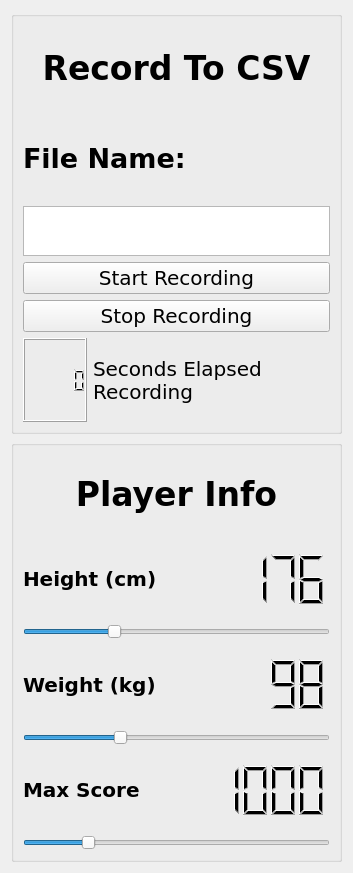
<?xml version="1.0" encoding="UTF-8"?>
<ui version="4.0">
 <class>recordControl</class>
 <widget class="QWidget" name="recordControl">
  <property name="geometry">
   <rect>
    <x>0</x>
    <y>0</y>
    <width>353</width>
    <height>873</height>
   </rect>
  </property>
  <property name="sizePolicy">
   <sizepolicy hsizetype="Preferred" vsizetype="Preferred">
    <horstretch>5</horstretch>
    <verstretch>0</verstretch>
   </sizepolicy>
  </property>
  <property name="windowTitle">
   <string>Form</string>
  </property>
  <layout class="QHBoxLayout" name="horizontalLayout_8">
   <item>
    <widget class="QFrame" name="frame">
     <property name="frameShape">
      <enum>QFrame::NoFrame</enum>
     </property>
     <property name="frameShadow">
      <enum>QFrame::Raised</enum>
     </property>
     <layout class="QVBoxLayout" name="verticalLayout" stretch="0,0">
      <property name="leftMargin">
       <number>0</number>
      </property>
      <property name="topMargin">
       <number>0</number>
      </property>
      <property name="rightMargin">
       <number>0</number>
      </property>
      <property name="bottomMargin">
       <number>0</number>
      </property>
      <item>
       <widget class="QGroupBox" name="groupBox_2">
        <layout class="QGridLayout" name="gridLayout">
         <item row="6" column="0">
          <widget class="QLCDNumber" name="TotalSeconds">
           <property name="sizePolicy">
            <sizepolicy hsizetype="Maximum" vsizetype="Minimum">
             <horstretch>0</horstretch>
             <verstretch>0</verstretch>
            </sizepolicy>
           </property>
          </widget>
         </item>
         <item row="2" column="0" colspan="2">
          <widget class="QTextEdit" name="CSV_output">
           <property name="sizePolicy">
            <sizepolicy hsizetype="Minimum" vsizetype="Minimum">
             <horstretch>0</horstretch>
             <verstretch>0</verstretch>
            </sizepolicy>
           </property>
           <property name="maximumSize">
            <size>
             <width>16777215</width>
             <height>50</height>
            </size>
           </property>
           <property name="font">
            <font>
             <family>Bitstream Vera Sans</family>
             <pointsize>15</pointsize>
             <weight>75</weight>
             <bold>true</bold>
            </font>
           </property>
          </widget>
         </item>
         <item row="6" column="1">
          <widget class="QLabel" name="label_9">
           <property name="sizePolicy">
            <sizepolicy hsizetype="Minimum" vsizetype="Minimum">
             <horstretch>0</horstretch>
             <verstretch>0</verstretch>
            </sizepolicy>
           </property>
           <property name="font">
            <font>
             <family>Bitstream Vera Sans</family>
             <pointsize>15</pointsize>
            </font>
           </property>
           <property name="text">
            <string>Seconds Elapsed Recording </string>
           </property>
           <property name="wordWrap">
            <bool>true</bool>
           </property>
          </widget>
         </item>
         <item row="4" column="0" colspan="2">
          <widget class="QPushButton" name="stopRecord">
           <property name="font">
            <font>
             <family>Bitstream Vera Sans</family>
             <pointsize>15</pointsize>
            </font>
           </property>
           <property name="text">
            <string>Stop Recording</string>
           </property>
          </widget>
         </item>
         <item row="3" column="0" colspan="2">
          <widget class="QPushButton" name="startRecord">
           <property name="font">
            <font>
             <family>Bitstream Vera Sans</family>
             <pointsize>15</pointsize>
            </font>
           </property>
           <property name="text">
            <string>Start Recording</string>
           </property>
          </widget>
         </item>
         <item row="1" column="0" colspan="2">
          <widget class="QLabel" name="CSVname">
           <property name="font">
            <font>
             <family>Bitstream Vera Sans</family>
             <pointsize>20</pointsize>
             <weight>75</weight>
             <bold>true</bold>
            </font>
           </property>
           <property name="text">
            <string>File Name: </string>
           </property>
          </widget>
         </item>
         <item row="0" column="0" colspan="2">
          <widget class="QLabel" name="Record_Label">
           <property name="font">
            <font>
             <family>Bitstream Vera Sans</family>
             <pointsize>25</pointsize>
             <weight>75</weight>
             <bold>true</bold>
            </font>
           </property>
           <property name="text">
            <string>Record To CSV</string>
           </property>
           <property name="alignment">
            <set>Qt::AlignCenter</set>
           </property>
          </widget>
         </item>
        </layout>
       </widget>
      </item>
      <item>
       <widget class="QGroupBox" name="groupBox">
        <property name="sizePolicy">
         <sizepolicy hsizetype="Minimum" vsizetype="Minimum">
          <horstretch>0</horstretch>
          <verstretch>0</verstretch>
         </sizepolicy>
        </property>
        <layout class="QGridLayout" name="gridLayout_2">
         <item row="3" column="0">
          <widget class="QLabel" name="label_3">
           <property name="font">
            <font>
             <family>Bitstream Vera Sans</family>
             <pointsize>15</pointsize>
             <weight>75</weight>
             <bold>true</bold>
            </font>
           </property>
           <property name="text">
            <string>Weight (kg)</string>
           </property>
          </widget>
         </item>
         <item row="4" column="0" colspan="2">
          <widget class="QSlider" name="horizontalSlider_2">
           <property name="minimum">
            <number>75</number>
           </property>
           <property name="maximum">
            <number>150</number>
           </property>
           <property name="sliderPosition">
            <number>98</number>
           </property>
           <property name="orientation">
            <enum>Qt::Horizontal</enum>
           </property>
           <property name="invertedAppearance">
            <bool>false</bool>
           </property>
          </widget>
         </item>
         <item row="3" column="1">
          <widget class="QLCDNumber" name="weight">
           <property name="layoutDirection">
            <enum>Qt::LeftToRight</enum>
           </property>
           <property name="frameShape">
            <enum>QFrame::NoFrame</enum>
           </property>
           <property name="intValue" stdset="0">
            <number>98</number>
           </property>
          </widget>
         </item>
         <item row="1" column="0">
          <widget class="QLabel" name="label_2">
           <property name="font">
            <font>
             <family>Bitstream Vera Sans</family>
             <pointsize>15</pointsize>
             <weight>75</weight>
             <bold>true</bold>
            </font>
           </property>
           <property name="text">
            <string>Height (cm)</string>
           </property>
          </widget>
         </item>
         <item row="6" column="0" colspan="2">
          <widget class="QSlider" name="horizontalSlider_3">
           <property name="minimum">
            <number>0</number>
           </property>
           <property name="maximum">
            <number>5000</number>
           </property>
           <property name="sliderPosition">
            <number>1000</number>
           </property>
           <property name="orientation">
            <enum>Qt::Horizontal</enum>
           </property>
           <property name="invertedAppearance">
            <bool>false</bool>
           </property>
          </widget>
         </item>
         <item row="5" column="1">
          <widget class="QLCDNumber" name="maxScore">
           <property name="layoutDirection">
            <enum>Qt::LeftToRight</enum>
           </property>
           <property name="frameShape">
            <enum>QFrame::NoFrame</enum>
           </property>
           <property name="intValue" stdset="0">
            <number>1000</number>
           </property>
          </widget>
         </item>
         <item row="5" column="0">
          <widget class="QLabel" name="label_4">
           <property name="font">
            <font>
             <family>Bitstream Vera Sans</family>
             <pointsize>15</pointsize>
             <weight>75</weight>
             <bold>true</bold>
            </font>
           </property>
           <property name="text">
            <string>Max Score</string>
           </property>
          </widget>
         </item>
         <item row="0" column="0" colspan="2">
          <widget class="QLabel" name="label">
           <property name="font">
            <font>
             <family>Bitstream Vera Sans</family>
             <pointsize>25</pointsize>
             <weight>75</weight>
             <bold>true</bold>
            </font>
           </property>
           <property name="text">
            <string>Player Info</string>
           </property>
           <property name="alignment">
            <set>Qt::AlignCenter</set>
           </property>
          </widget>
         </item>
         <item row="2" column="0" colspan="2">
          <widget class="QSlider" name="horizontalSlider">
           <property name="minimum">
            <number>150</number>
           </property>
           <property name="maximum">
            <number>240</number>
           </property>
           <property name="sliderPosition">
            <number>176</number>
           </property>
           <property name="orientation">
            <enum>Qt::Horizontal</enum>
           </property>
           <property name="invertedAppearance">
            <bool>false</bool>
           </property>
          </widget>
         </item>
         <item row="1" column="1">
          <widget class="QLCDNumber" name="height">
           <property name="layoutDirection">
            <enum>Qt::LeftToRight</enum>
           </property>
           <property name="frameShape">
            <enum>QFrame::NoFrame</enum>
           </property>
           <property name="value" stdset="0">
            <double>176.000000000000000</double>
           </property>
           <property name="intValue" stdset="0">
            <number>176</number>
           </property>
          </widget>
         </item>
        </layout>
       </widget>
      </item>
     </layout>
    </widget>
   </item>
  </layout>
 </widget>
 <resources/>
 <connections>
  <connection>
   <sender>horizontalSlider</sender>
   <signal>sliderMoved(int)</signal>
   <receiver>height</receiver>
   <slot>display(int)</slot>
   <hints>
    <hint type="sourcelabel">
     <x>197</x>
     <y>617</y>
    </hint>
    <hint type="destinationlabel">
     <x>295</x>
     <y>567</y>
    </hint>
   </hints>
  </connection>
  <connection>
   <sender>horizontalSlider_2</sender>
   <signal>sliderMoved(int)</signal>
   <receiver>weight</receiver>
   <slot>display(int)</slot>
   <hints>
    <hint type="sourcelabel">
     <x>293</x>
     <y>729</y>
    </hint>
    <hint type="destinationlabel">
     <x>322</x>
     <y>674</y>
    </hint>
   </hints>
  </connection>
  <connection>
   <sender>horizontalSlider_3</sender>
   <signal>sliderMoved(int)</signal>
   <receiver>maxScore</receiver>
   <slot>display(int)</slot>
   <hints>
    <hint type="sourcelabel">
     <x>44</x>
     <y>835</y>
    </hint>
    <hint type="destinationlabel">
     <x>294</x>
     <y>784</y>
    </hint>
   </hints>
  </connection>
 </connections>
</ui>
